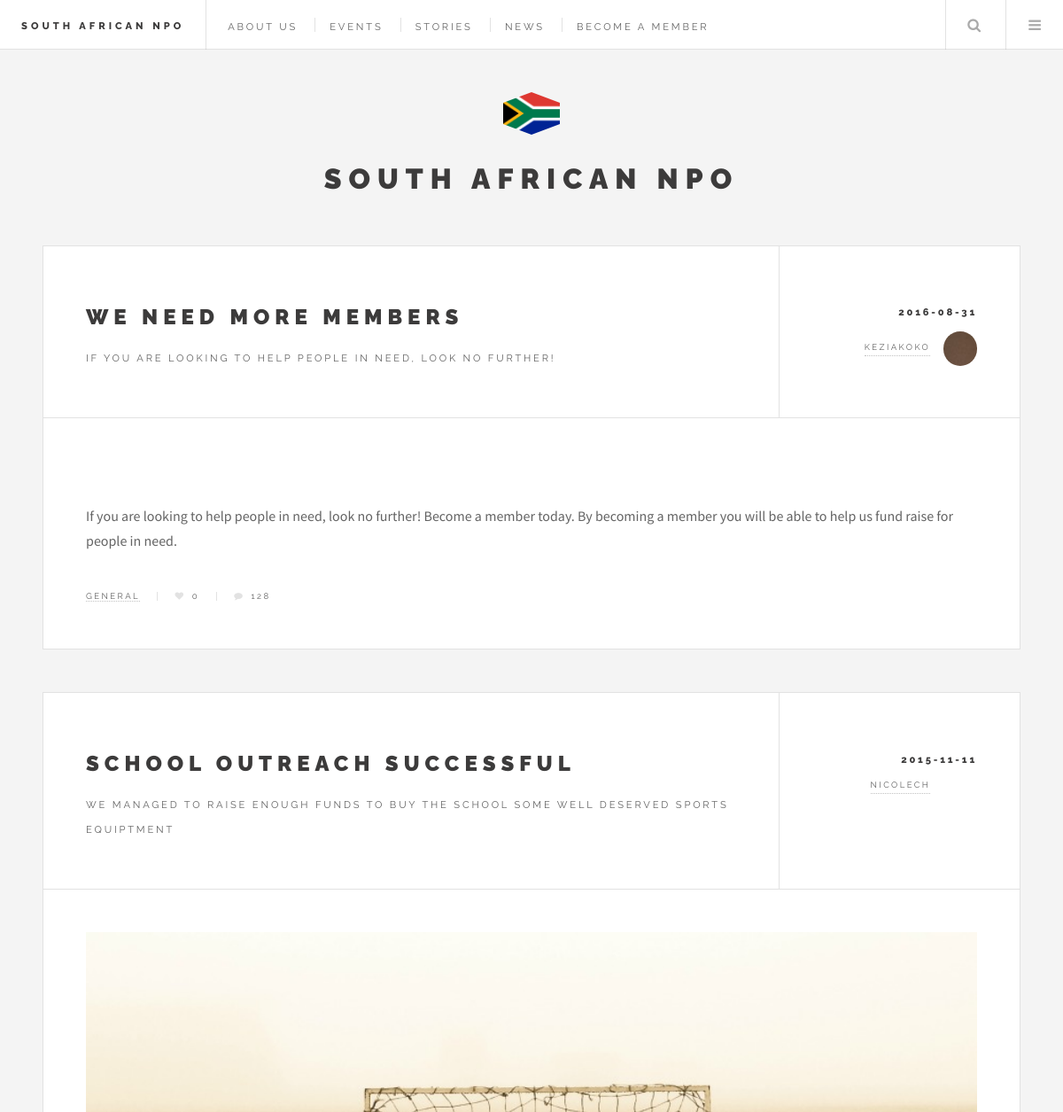
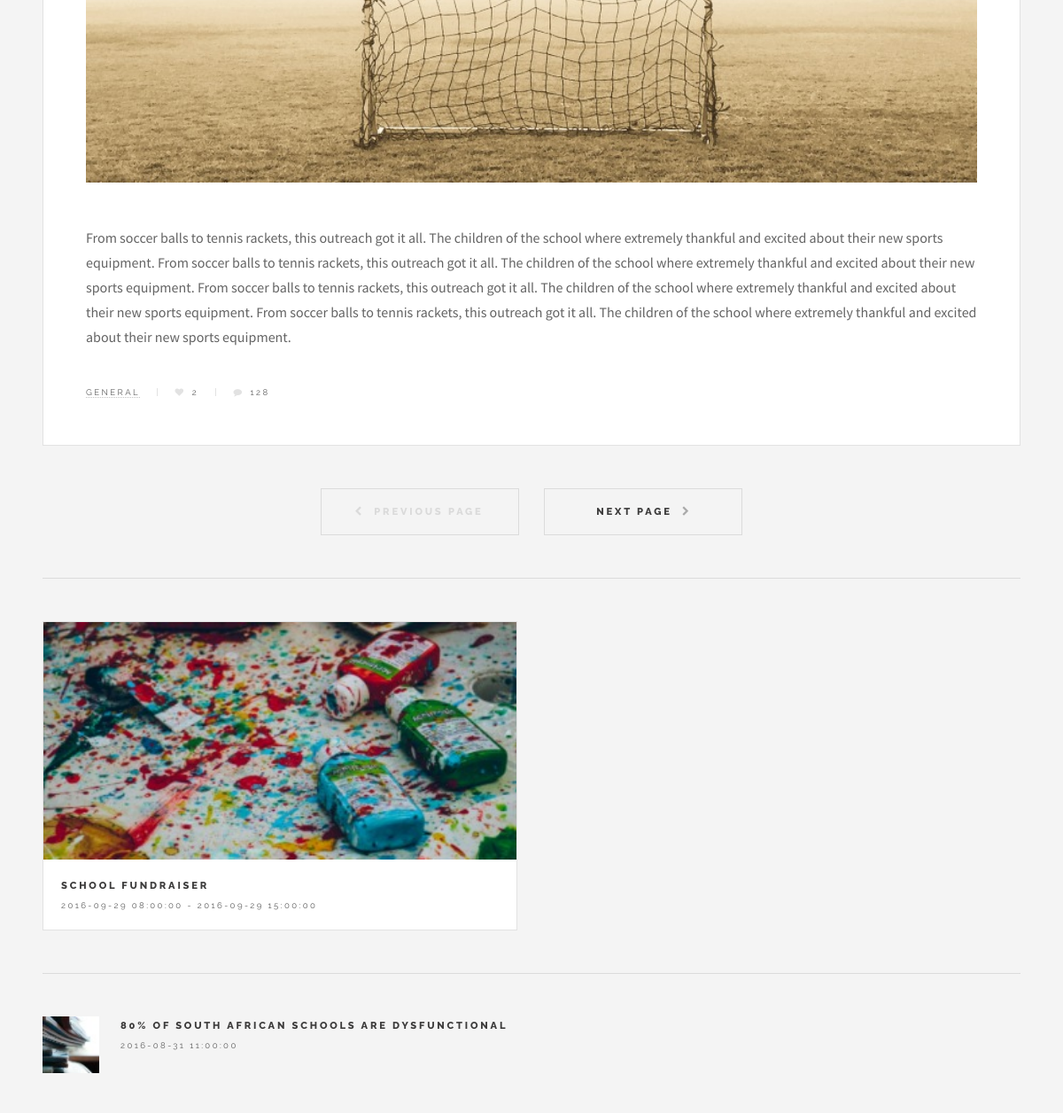
Before: / (upper part) with the older database file (2 pictures, top to bottom).
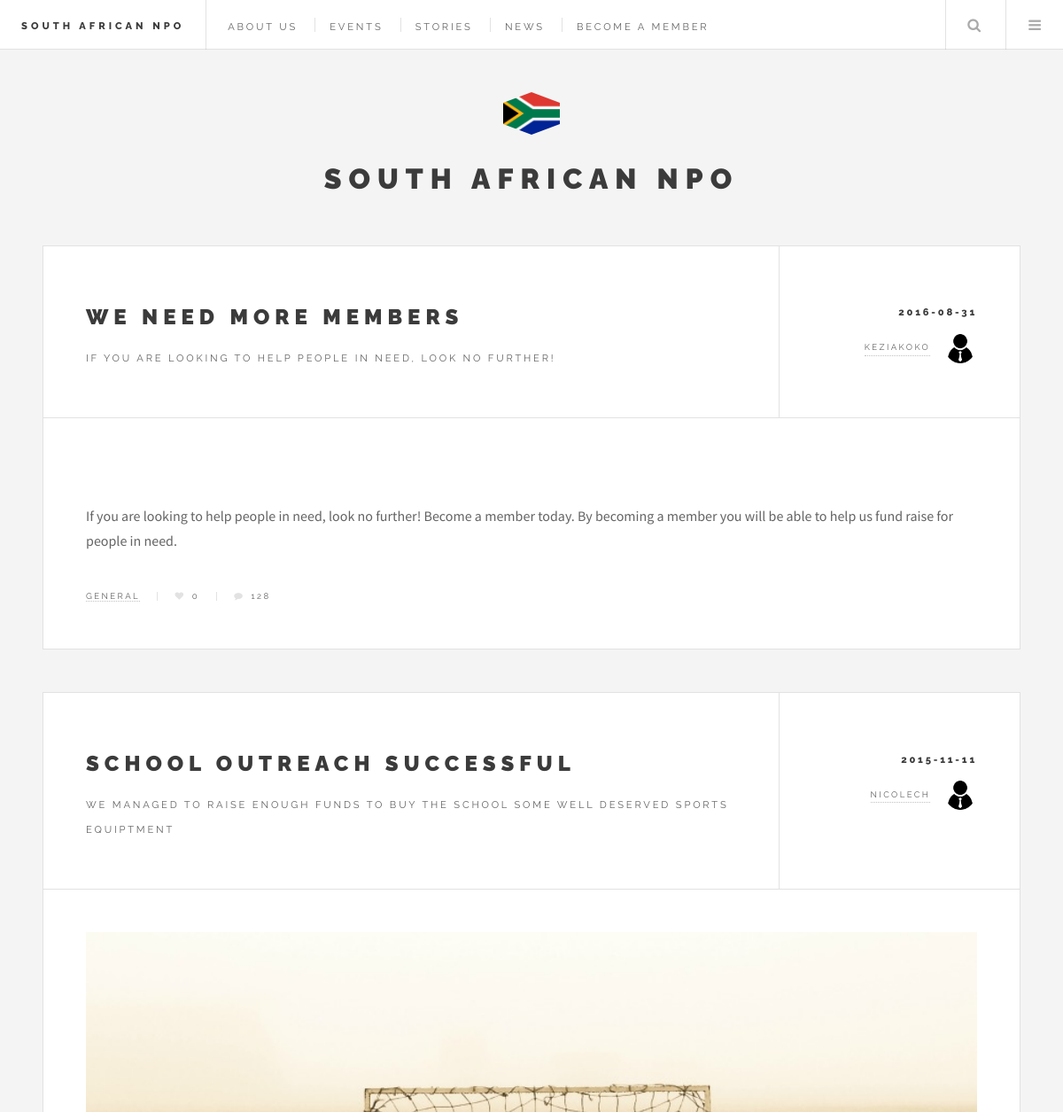
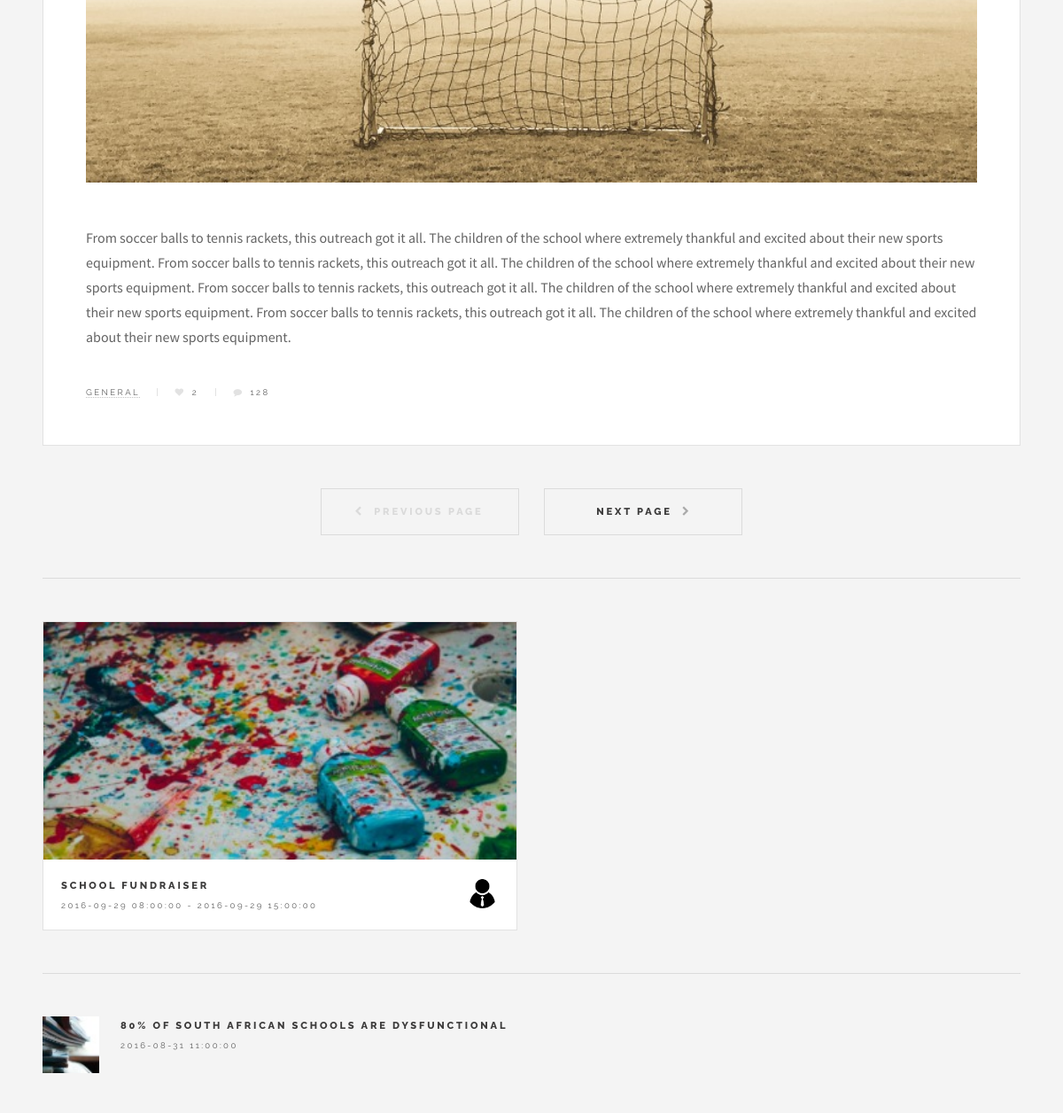
After: the same page with the newer database file (2 pictures, top to bottom).
### tables this page shows
CREATE TABLE IF NOT EXISTS `stories` (
  `id` int(11) NOT NULL AUTO_INCREMENT,
  `title` text NOT NULL,
  `description` text NOT NULL,
  `story` text NOT NULL,
  `date` date NOT NULL,
  `postedBy` int(11) NOT NULL,
  `image` text NOT NULL,
  `numLikes` int(11) NOT NULL,
  PRIMARY KEY (`id`)
);

CREATE TABLE IF NOT EXISTS `members` (
  `id` int(11) NOT NULL AUTO_INCREMENT,
  `username` text NOT NULL,
  `email` text NOT NULL,
  `password` text NOT NULL,
  `image` text NOT NULL,
  `admin` tinyint(1) NOT NULL,
  `eventID` int(11) NOT NULL,
  `workGroupID` int(11) NOT NULL,
  PRIMARY KEY (`id`)
);

CREATE TABLE IF NOT EXISTS `events` (
  `id` int(11) NOT NULL AUTO_INCREMENT,
  `eventName` text NOT NULL,
  `location` text NOT NULL,
  `description` text NOT NULL,
  `startDateTime` datetime NOT NULL,
  `endDateTime` datetime NOT NULL,
  `photo` text NOT NULL,
  `postedBy` int(11) NOT NULL,
  PRIMARY KEY (`id`)
);

CREATE TABLE IF NOT EXISTS `news` (
  `id` int(11) NOT NULL AUTO_INCREMENT,
  `title` text NOT NULL,
  `news` text NOT NULL,
  `image` text NOT NULL,
  `date` datetime NOT NULL,
  `link` text NOT NULL,
  `postedBy` int(11) NOT NULL,
  PRIMARY KEY (`id`)
);

### index.php (the view, shortened to what this page needs)
<?php
	include 'pages/dbconfig.php';
?>
<!DOCTYPE HTML>
<html>
	<head>
		<link rel="stylesheet" href="assets/css/main.css"/>
	</head>
	<body>
		<div id="wrapper">
			<header id="header">
				<h1><a href="index.php">South African NPO</a></h1>
				<nav class="links">
					<ul>
						<li><a href="#">About us</a></li>
						<li><a href="pages/events.php">Events</a></li>
						<li><a href="pages/stories.php">Stories</a></li>
						<li><a href="pages/news.php">News</a></li>
						<?php
							if(isset($_SESSION['sessionId']))
							{
								$uid=$_SESSION['userId'];
								$sql = "SELECT admin FROM members WHERE id='$uid'";
								$result = mysqli_query($conn, $sql);
								while($row = $result->fetch_assoc())
								{
									$admin = $row["admin"];
								}
								if($admin)
								{
									echo'<li><a href="pages/admin.php">Admin</a></li>';
								}
								echo'<li><a href="pages/logout.php">Logout</a></li>';
							}
							else
							{
								echo'<li><a href="pages/signup.php">Become a Member</a></li>';
							}
						?>
					</ul>
				</nav>
				<nav class="main">
					<ul>
						<li class="search">
							<a class="fa-search" href="#search">Search</a>
						</li>
						<li class="menu">
							<a class="fa-bars" href="#menu">Menu</a>
						</li>
					</ul>
				</nav>
			</header>
			<div id="main">
				<?php
					$sql = "SELECT * FROM stories ORDER BY id DESC";
					$test = $conn->query($sql);
					while($row = $test->fetch_assoc())
					{
						$postID = $row['id'];
						$title = $row['title'];
						$desc = $row['description'];
						$story = $row['story'];
						$date = $row['date'];
						$userID = $row['postedBy'];
						$image = $row['image'];
						$numLikes = $row['numLikes'];
						$sql = "SELECT * FROM members WHERE id = '" . $userID . "'";
						$test2 = $conn->query($sql);
						while($row2 = $test2->fetch_assoc())
						{
							$user = $row2['username'];
							$profile = $row2['image'];
						}
						echo '<article class="post">';
						echo '<header>';
						echo '<div class="title">';
						echo '<h2><a href="#">' . $title . '</a></h2>';
						echo '<p>' . $desc . '</p>';
						echo '</div>';
						echo '<div class="meta">';
						echo '<time class="published" datetime="' . $date . '">' . $date . '</time>';
						echo '<a href="#" class="author"><span class="name">' . $user . '</span><img src="' . $profile . '" alt="" /></a>';
						echo '</div>';
						echo '</header>';
						echo '<a href="#" class="image featured"><img src="' . $image . '" alt="" /></a>';
						echo '<p>' . $story . '</p>';
						echo '<footer>';
						echo '<ul class="stats">';
						echo '<li><a href="#">General</a></li>';
						echo '<li><a href="pages/like.php" class="icon fa-heart" id="likes" onclick="addLike('.$postID.')">' . $numLikes . '</a></li>';
						echo '<li><a href="#" class="icon fa-comment">128</a></li>';
						echo '</ul>';
						echo '</footer>';
						echo '</article>';
					}
				?>
				<ul class="actions pagination">
					<li><a href="" class="disabled button big previous">Previous Page</a></li>
					<li><a href="#" class="button big next">Next Page</a></li>
				</ul>
			</div>
			<section id="sidebar">
				<section id="intro">
					<a href="#" class="logo"><img src="images/sa_flag.gif" alt=""/></a>
					<header>
						<h2>South African NPO</h2>
					</header>
				</section>
				<section>
					<div class="mini-posts">
						<?php
							$sql = "SELECT * FROM events ORDER BY id DESC";
							$test = $conn->query($sql);
							while($row = $test->fetch_assoc())
							{
								$eventName = $row['eventName'];
								$startDate = $row['startDateTime'];
								$endDate = $row['endDateTime'];
								$image = $row['photo'];
								$postedBy = $row['postedBy'];
								$sql = "SELECT * FROM members WHERE id = '" . $postedBy . "'";
								$test2 = $conn->query($sql);
								while($row2 = $test2->fetch_assoc())
								{
									$userImage = $row2['image'];
								}
								echo '<article class="mini-post">';
								echo '<header>';
								echo '<h3><a href="#">' . $eventName . '</a></h3>';
								echo '<div class="published"><time  datetime="' . $startDate . '">' . $startDate . '</time> - <time  datetime="' . $endDate . '">' . $endDate . '</time></div>';
								echo '<a href="#" class="author"><img src="' . $userImage . '" alt="" /></a>';
								echo '</header>';
								echo '<a href="#" class="image"><img src="' . $image . '" alt="" /></a>';
								echo '</article>';
							}
						?>
					</div>
				</section>
				<section>
					<ul class="posts">
						<?php
							$sql = "SELECT * FROM news ORDER BY id DESC";
							$test = $conn->query($sql);
							while($row = $test->fetch_assoc())
							{
								$title = $row['title'];
								$date = $row['date'];
								$image = $row['image'];
								echo '<li>';
								echo '<article>';
								echo '<header>';
								echo '<h3><a href="#">' . $title . '</a></h3>';
								echo '<time class="published" datetime="' . $date . '">' . $date . '</time>';
								echo '</header>';
								echo '<a href="#" class="image"><img src="' . $image . '" alt="" /></a>';
								echo '</article>';
								echo '</li>';
							}
						?>
					</ul>
				</section>
			</section>
		</div>
	</body>
</html>

Changed rows visible on the page:
changed stories "WE NEED MORE MEMBERS": members.image: picture added in place of a placeholder
changed through a linked row, stories "SCHOOL OUTREACH SUCCESSFUL": members.image: picture added
changed through a linked row, events "SCHOOL FUNDRAISER": members.image: picture added
